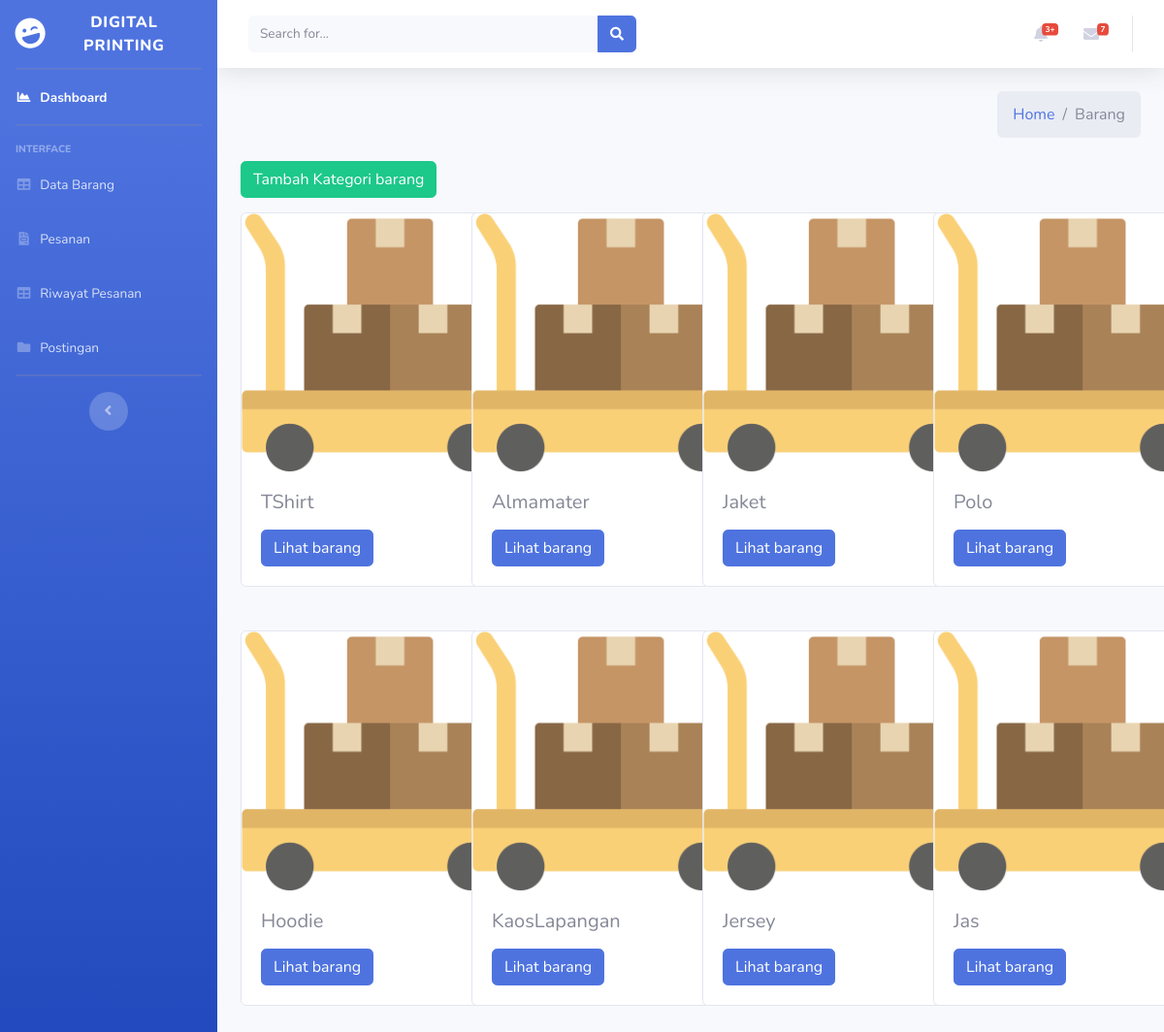
The app's page /index.php/admin/barang, older data.
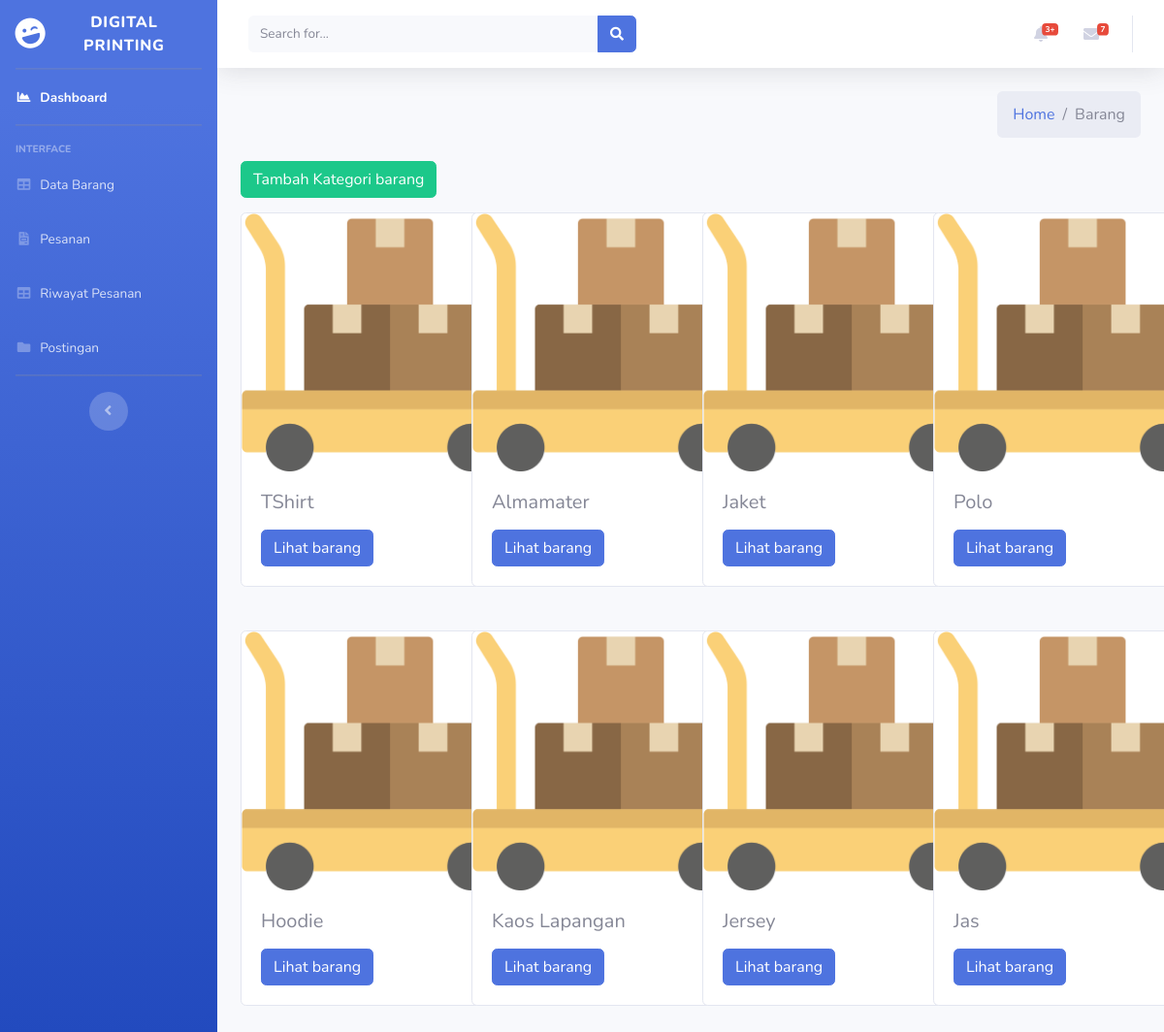
The same page, newer data.
### tables this page shows
CREATE TABLE `kategori` (
  `id_kategori` int(11) NOT NULL,
  `nama_kategori` varchar(250) NOT NULL,
  `gambar_kategori` varchar(250) NOT NULL,
  `list_paket` varchar(250) NOT NULL
);

### application/controllers/Admin.php (called while the page is built, shortened)
<?php
class Admin extends CI_Controller
{
    public function __construct()
    {
        $this->load->model('Admin_model');
    }
    public function barang()
    {
        $data['title'] = 'Barang-Barang';
        $data['admindata'] = $this->Admin_model->getAdmin();
        $data['countKonsumen'] = $this->Admin_model->getJmlKonsum();
        $data['countVendor'] = $this->Admin_model->getJmlVendor();
        $data['countBarang'] = $this->Admin_model->getJmlBarang();
        $data['allBarang'] = $this->Admin_model->getAllBarang();
        $this->load->view('templates/header', $data);
        $this->load->view('templates/sidebar', $data);
        $this->load->view('admin/barang', $data);
        $this->load->view('templates/footer', $data);
    }
}

### index.php (called while the page is built, shortened)
<?php
require_once BASEPATH.'core/CodeIgniter.php';

### application/models/Admin_model.php (called while the page is built, shortened)
<?php
class Admin_model extends CI_model
{
    public function getAllBarang()
    {
        return $this->db->get('kategori')->result_array();
    }
}

### application/views/admin/barang.php (the view, shortened to what this page needs)
<div class="content-wrapper">
	<div class="content-header">
		<div class="container-fluid">
			<div class="row mb-2">
				<div class="col-sm-6">
				</div>
				<div class="col-sm-6">
					<ol class="breadcrumb float-sm-right">
						<li class="breadcrumb-item"><a href="<?php echo base_url(
																	'Barang/index/'
																); ?>">Home</a></li>
						<li class="breadcrumb-item active">Barang</li>
					</ol>
				</div>
			</div>
		</div>
	</div>
	<div class="content">
		<div class="container-fluid">
			<a href="<?= base_url('admin/tambahKategori') ?>" class="btn btn-success">Tambah Kategori barang</a>
			<div class="row">
				<?php foreach ($allBarang as $barang) { ?>
					<div class="col-3" style="margin-top: 15px; margin-bottom: 30px;">
						<div class="card" style="width: 18rem;">
							<img src="<?= base_url('assets/img/barang.png') ?>" class="card-img-top" alt="...">
							<div class="card-body">
								<h5 class="card-title"><?= $barang['nama_kategori'] ?></h5>
								<a href="<?= base_url('admin/dataBarang/') . $barang['id_kategori'] ?>" class="btn btn-primary">Lihat barang</a>
							</div>
						</div>
					</div>
				<?php } ?>
			</div>
		</div>
	</div>
</div>

Row changes from the older to the newer data that the page shows:
changed kategori: nama_kategori "KaosLapangan" → "Kaos Lapangan"
